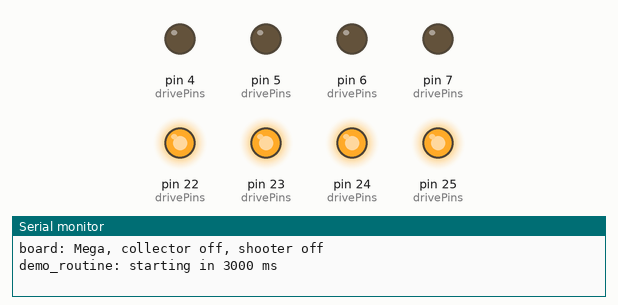
Recording of a sketch running on a simulated Arduino Mega 2560, built with avr-gcc and run on an emulated ATmega2560. Parts: output pins drawn as LEDs (lit = HIGH), the last lines printed to the serial monitor.

Above: at 0.1 s.
At 3.3 s:
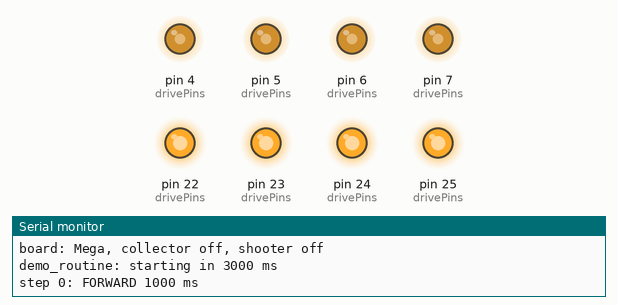
At 5.0 s:
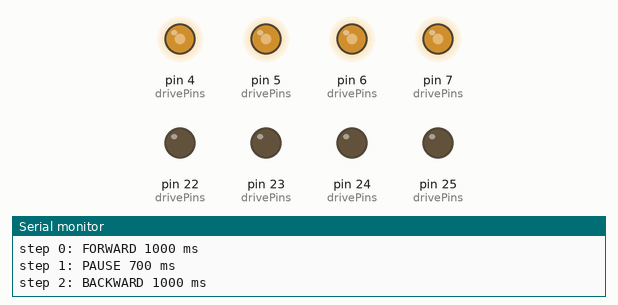
At 6.7 s:
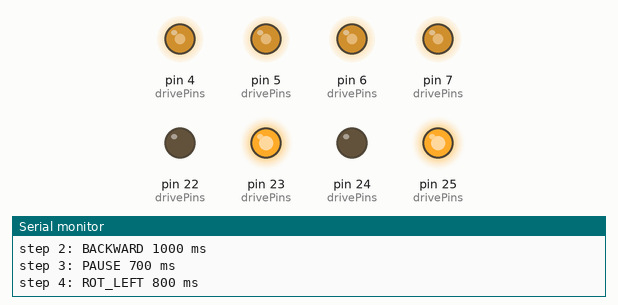
At 8.2 s:
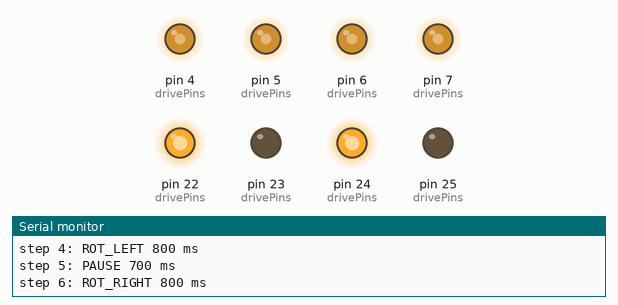
Timing chart, 0 to 10.2 s (numbered marks = the images above):
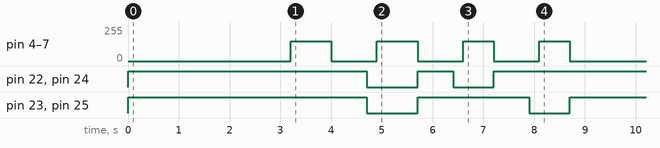

Measured:
- by itself, pin 22 (drivePins), pin 24 (drivePins): HIGH → LOW at 4.7 s, → HIGH 1.0 s later, → LOW 0.70 s later, → HIGH 0.80 s later
- by itself, pin 23 (drivePins), pin 25 (drivePins): HIGH → LOW at 4.7 s, → HIGH 1.0 s later, → LOW 2.2 s later, → HIGH 0.80 s later
- by itself, pin 4 (drivePins), pin 5 (drivePins), pin 6 (drivePins), pin 7 (drivePins): 0/255 → 150/255 at 3.2 s, → 0/255 0.80 s later, → 150/255 0.90 s later, → 0/255 0.80 s later, … (8 changes in this stretch)

The sketch:

demo_routine.ino
```cpp
// Scripted demo routine for the Arduino Mega 2560 - no vision, no laptop.
// Also builds for an Arduino Uno (Jude's drive test board): the pin set is chosen at compile
// time from the board selected in the IDE.
//
// Powers up, waits STARTUP_DELAY_MS, runs ROUTINE once, then stops everything and idles.
// Power-cycle to replay. There are no buttons: power off is the stop.
//
// Hardware (from the procurement sheet):
//   Drive     - 4x DFRobot FIT0186 12 V on 2x Cytron MDD10A (PWM + DIR per motor), mecanum
//   Collector - geared DC motor on a TB6612FNG channel A, one direction
//   Shooter   - yellow TT motor switched low-side by an IRLB8721 MOSFET, run for a fixed time
// Not used yet: the two MG995 aiming servos, the MPU6050 and the shooter limit switch - to be
// merged from Binada's shooter code.
//
// Wiring notes:
//   - A ball is loaded by hand before power-up; the routine shoots it, then runs the collector.
//   - The MG995 servos take power from the 5 V buck, never the Mega's 5 V pin (they can draw
//     over 1 A each at stall and would reset the board). Only the signal wire goes to the
//     Mega; all grounds are common. Check the buck's current rating covers both servos.
//   - Emergency stop is unplugging the supply: keep that connector reachable during the demo.

#include <Arduino.h>  // the Arduino build adds this itself; explicit for editor tooling

// ---- Subsystems: switch off what isn't connected (Jude's Uno test is drive only) ----
const bool ENABLE_COLLECTOR = false;
const bool ENABLE_SHOOTER   = false;

// ---- Pins (TODO confirm every one against the real wiring; 0/1 left free for upload) ----
#if defined(__AVR_ATmega2560__)
const char BOARD_NAME[] = "Mega";
// Drive PWM avoids 2, 3 and 18-21: those are the interrupt pins the encoders would need.
const uint8_t FL_PWM = 4,  FL_DIR = 22;   // MDD10A #1, channel 1
const uint8_t FR_PWM = 5,  FR_DIR = 23;   // MDD10A #1, channel 2
const uint8_t RL_PWM = 6,  RL_DIR = 24;   // MDD10A #2, channel 1
const uint8_t RR_PWM = 7,  RR_DIR = 25;   // MDD10A #2, channel 2
const uint8_t COL_PWMA = 8, COL_AIN1 = 26, COL_AIN2 = 27, COL_STBY = 28;  // TB6612FNG
const uint8_t SHOOT_GATE = 9;             // IRLB8721 gate
#else
const char BOARD_NAME[] = "Uno";
// The Uno has exactly six PWM pins (3, 5, 6, 9, 10, 11) - one per motor here.
const uint8_t FL_PWM = 3,  FL_DIR = 2;    // MDD10A #1, channel 1
const uint8_t FR_PWM = 5,  FR_DIR = 4;    // MDD10A #1, channel 2
const uint8_t RL_PWM = 6,  RL_DIR = 7;    // MDD10A #2, channel 1
const uint8_t RR_PWM = 9,  RR_DIR = 8;    // MDD10A #2, channel 2
const uint8_t COL_PWMA = 10, COL_AIN1 = 12, COL_AIN2 = 13, COL_STBY = A0;  // TB6612FNG
const uint8_t SHOOT_GATE = 11;            // IRLB8721 gate
#endif

// ---- Speeds (0-255) ----
const uint8_t DRIVE_SPEED   = 150;
const uint8_t COLLECT_SPEED = 180;        // below full until the motor's stall current is known
const uint8_t SHOOT_SPEED   = 255;        // 255 = MOSFET fully on

// ---- Direction flags: flip one if that motor runs backwards, no rewiring needed ----
const bool INVERT_FL = false, INVERT_FR = false, INVERT_RL = false, INVERT_RR = false;
const bool INVERT_COLLECTOR = false;

// ---- Timing ----
const unsigned long STARTUP_DELAY_MS = 3000;  // time to step back after power-on
const unsigned long RAMP_MS          = 200;   // drive PWM ramp, avoids brown-out resets
const uint16_t      PAUSE_MS         = 700;

// ---- Routine: tune durations here ----
enum Action { FORWARD, BACKWARD, ROT_LEFT, ROT_RIGHT, SHOOT, COLLECT, PAUSE };
const char* const ACTION_NAMES[] = {
  "FORWARD", "BACKWARD", "ROT_LEFT", "ROT_RIGHT", "SHOOT", "COLLECT", "PAUSE"
};

struct Step { Action action; uint16_t ms; };

const Step ROUTINE[] = {
  {FORWARD,   1000}, {PAUSE, PAUSE_MS},
  {BACKWARD,  1000}, {PAUSE, PAUSE_MS},
  {ROT_LEFT,   800}, {PAUSE, PAUSE_MS},
  {ROT_RIGHT,  800}, {PAUSE, PAUSE_MS},
  {SHOOT,     1500}, {PAUSE, PAUSE_MS},
  {COLLECT,   2000},
};
const uint8_t STEP_COUNT = sizeof(ROUTINE) / sizeof(ROUTINE[0]);

// ---- State ----
int stepIndex = -1;              // -1 = startup delay, STEP_COUNT = finished
unsigned long stepStart = 0;

// ---- Hardware helpers ----
void setDrive(uint8_t pwmPin, uint8_t dirPin, int speed, bool invert) {
  if (invert) speed = -speed;
  digitalWrite(dirPin, speed >= 0 ? HIGH : LOW);
  analogWrite(pwmPin, abs(speed));
}

// Each argument is -1, 0 or +1 for that wheel; pwm is the ramped magnitude.
void driveWheels(int fl, int fr, int rl, int rr, int pwm) {
  setDrive(FL_PWM, FL_DIR, fl * pwm, INVERT_FL);
  setDrive(FR_PWM, FR_DIR, fr * pwm, INVERT_FR);
  setDrive(RL_PWM, RL_DIR, rl * pwm, INVERT_RL);
  setDrive(RR_PWM, RR_DIR, rr * pwm, INVERT_RR);
}

void setCollector(uint8_t speed) {
  if (!ENABLE_COLLECTOR) return;
  digitalWrite(COL_STBY, speed > 0 ? HIGH : LOW);
  digitalWrite(COL_AIN1, INVERT_COLLECTOR ? LOW : HIGH);
  digitalWrite(COL_AIN2, INVERT_COLLECTOR ? HIGH : LOW);
  analogWrite(COL_PWMA, speed);
}

void setShooter(uint8_t speed) {
  if (!ENABLE_SHOOTER) return;
  analogWrite(SHOOT_GATE, speed);
}

void allStop() {
  driveWheels(0, 0, 0, 0, 0);
  setCollector(0);
  setShooter(0);
}

// ---- Apply the current step; called every loop so the drive ramp updates ----
void runStep(Action action, unsigned long elapsed) {
  int pwm = DRIVE_SPEED * min(elapsed, RAMP_MS) / RAMP_MS;
  switch (action) {
    case FORWARD:   driveWheels( 1,  1,  1,  1, pwm); break;
    case BACKWARD:  driveWheels(-1, -1, -1, -1, pwm); break;
    case ROT_LEFT:  driveWheels(-1,  1, -1,  1, pwm); break;
    case ROT_RIGHT: driveWheels( 1, -1,  1, -1, pwm); break;
    case SHOOT:     setShooter(SHOOT_SPEED);           break;
    case COLLECT:   setCollector(COLLECT_SPEED);       break;
    case PAUSE:     allStop();                         break;
  }
}

void setup() {
  const uint8_t drivePins[] = {FL_PWM, FL_DIR, FR_PWM, FR_DIR, RL_PWM, RL_DIR, RR_PWM, RR_DIR};
  for (uint8_t pin : drivePins) pinMode(pin, OUTPUT);
  if (ENABLE_COLLECTOR) {
    const uint8_t collectorPins[] = {COL_PWMA, COL_AIN1, COL_AIN2, COL_STBY};
    for (uint8_t pin : collectorPins) pinMode(pin, OUTPUT);
  }
  if (ENABLE_SHOOTER) pinMode(SHOOT_GATE, OUTPUT);
  allStop();

  Serial.begin(115200);
  Serial.print(F("board: "));
  Serial.print(BOARD_NAME);
  Serial.print(ENABLE_COLLECTOR ? F(", collector on") : F(", collector off"));
  Serial.println(ENABLE_SHOOTER ? F(", shooter on") : F(", shooter off"));
  Serial.print(F("demo_routine: starting in "));
  Serial.print(STARTUP_DELAY_MS);
  Serial.println(F(" ms"));
  stepStart = millis();
}

void loop() {
  if (stepIndex >= STEP_COUNT) return;   // finished; idle until power-cycled

  unsigned long now = millis();
  unsigned long elapsed = now - stepStart;
  unsigned long duration = stepIndex < 0 ? STARTUP_DELAY_MS : ROUTINE[stepIndex].ms;

  if (elapsed >= duration) {
    allStop();                           // every step starts from rest
    stepIndex++;
    stepStart = now;
    elapsed = 0;
    if (stepIndex >= STEP_COUNT) {
      Serial.println(F("done - power-cycle to replay"));
      return;
    }
    Serial.print(F("step "));
    Serial.print(stepIndex);
    Serial.print(F(": "));
    Serial.print(ACTION_NAMES[ROUTINE[stepIndex].action]);
    Serial.print(F(" "));
    Serial.print(ROUTINE[stepIndex].ms);
    Serial.print(F(" ms"));
    Action a = ROUTINE[stepIndex].action;
    bool disabled = (a == SHOOT && !ENABLE_SHOOTER) || (a == COLLECT && !ENABLE_COLLECTOR);
    Serial.println(disabled ? F(" (disabled)") : F(""));
  }

  if (stepIndex >= 0) runStep(ROUTINE[stepIndex].action, elapsed);
}
```
